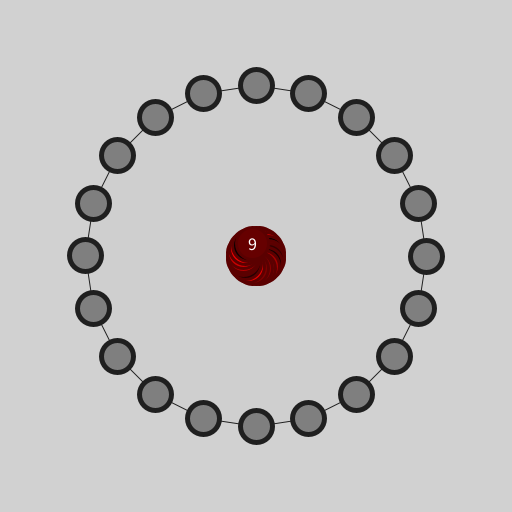
Frame 1 (no input)
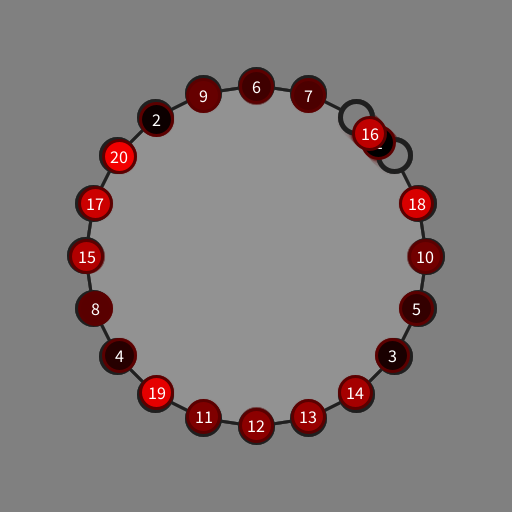
Frame 60 (the mouse pressed at the canvas centre just before this capture)
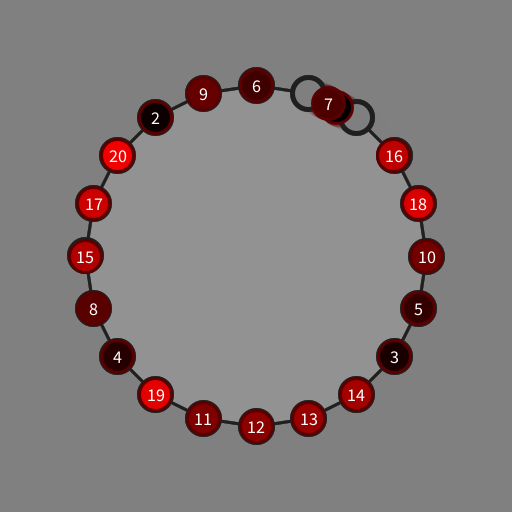
Frame 120 (the mouse held since frame 60 and released just before this capture)

The Processing sketch that drew these frames (run headless with seeded random() and noise(); from frame 60 on, the mouse is pressed at the canvas centre):

// Processing sketch: ANI2012A20_BubbleSort
// ── ANI2012A20_BubbleSort.pde
// ANI2012A20_BubbleSort.pde
// Animation d'un algorithme de tri à bulles qui opère sur une liste de 12 éléments numériques animés en cercle.

import java.util.Collections; // librairie java qui contient la fonction 'shuffle'

// classe de type Ball
class Ball
{
  float positionX;
  float positionY;

  float targetX;
  float targetY;

  int value;

  Ball(float x, float y, int v)
  {
    positionX = x;
    positionY = y;
    value = v;
  }

  void target(float x, float y)
  {
    targetX = x;
    targetY = y;
  }

  void update()
  {
    // converger vers la position de destination
    positionX = positionX + (targetX - positionX) * speed;
    positionY = positionY + (targetY - positionY) * speed;
  }

  void render()
  {
    fill(255.0f / count * (value - 1), 0, 0);
    stroke(91, 0, 0);
    strokeWeight(3);
    ellipse(positionX, positionY, 32, 32);

    fill(255);
    textSize(18);
    text(value, positionX, positionY);
  }
}

// paramètres
int count = 20;
float speed = 0.075f;
float threshold = 1.0f;

// variables
int index;

float centerX;
float centerY;

float angle;
float offset;

float radius;

float timeElapsed;
float timeDelay;
float timeFrame;

ArrayList<Ball> list;

float[][] anchors;

Ball ball;

void setup()
{
  size(512, 512);
  frameRate(60);
  background(255);
  ellipseMode(CENTER);
  textAlign(CENTER, CENTER);

  timeElapsed = 0;
  timeDelay = 0;
  timeFrame = 0;

  // taille relative au canevas
  radius = height / 3.0f;

  // calculer l'angle qui sépare chaque sommet du polygone
  offset = radians(360.0f / count);

  // ramener en haut l'origine de l'angle de rotation autour du cercle
  angle = -PI / 2.0f;

  // calculer la position du centre du polygone
  centerX = width / 2.0f;
  centerY = height / 2.0f;

  // instancier une liste de balles
  list = new ArrayList<Ball>();

  // tableau à deux dimensions contenant les positions x et y des points d'ancrage
  anchors = new float[count][2];

  // calculer les positions x et y des points d'ancrage et les stocker dans le tableau
  for (index = 0; index < count; ++index)
  {
    // calculer la position du point d'ancrage
    anchors[index][0] = centerX + cos(angle) * radius;
    anchors[index][1] = centerY + sin(angle) * radius;

    // incrémenter l'angle pour la prochaine balle
    angle += offset;
  }

  // génération des balles
  for (index = 0; index < count; ++index)
  {
    // instanciation d'une nouvelle balle
    ball = new Ball(centerX, centerY, index + 1);

    // assigner le point d'ancrage correspondant à sa position
    ball.target(anchors[index][0], anchors[index][1]);

    // ajouter la balle à la liste
    list.add(ball);
  }

  // mélanger les balles de la liste
  randomize();
}

void draw()
{
  timeElapsed = (millis() - timeFrame) / 1000.0f;
  timeDelay += timeElapsed;
  timeFrame = millis();

  // estompement progressif du frame précédent
  noStroke();
  fade(92);

  // dessiner un polygone dont chaque sommet est à un des points d'ancrage
  stroke(32);
  fill(192,32);
  beginShape();
  for (index = 0; index < count; ++index)
    vertex(anchors[index][0], anchors[index][1]);
  endShape(CLOSE);

  // dessiner une ellipse grisée à chaque point d'ancrage
  for (index = 0; index < count; ++index)
  {
    fill(127, 127, 127);
    stroke(31);
    strokeWeight(5);
    ellipse(anchors[index][0], anchors[index][1], 32, 32);
  }

  // mise à jour et rendu de chaque balle
  for (index = 0; index < list.size(); ++index)
  {
    ball = list.get(index);
    ball.update();
    ball.render();
  }

  // déclencher périodiquement une itération de l'algorithme de tri
  if (timeDelay > threshold)
  {
    bubbleSort();

    timeDelay -= threshold;
  }
}

// fonction qui permet de mélanger les balles de la liste
void randomize()
{
  // invoquer la fonction utilitaire qui permet de mélanger une collection
  Collections.shuffle(list);

  // faire correspondre les points d'ancrage aux nouvelles positions dans la liste
  for (index = 0; index < count; ++index)
  {
    list.get(index).targetX = anchors[index][0];
    list.get(index).targetY = anchors[index][1];
  }
}

// fonction qui implémente l'algorithme de tri à bulles
void bubbleSort()
{
  Ball temp;

  for (index=0;  index < list.size() - 1;  ++index)
  {
    if (list.get(index).value > list.get(index + 1).value)
    {
      // interchanger les deux balles (swap)
      temp = list.get(index);

      list.set(index, list.get(index + 1));
      list.get(index).targetX = anchors[index][0];
      list.get(index).targetY = anchors[index][1];

      list.set(index + 1, temp);
      list.get(index + 1).targetX = anchors[index + 1][0];
      list.get(index + 1).targetY = anchors[index + 1][1];

      println("swap ball " + index +" and " + (index + 1));

      return; // <- afin de faire qu'une seule étape de tri par appel de fonction, pour permettre de voir l'animation de l'algorithme
    }
  }

  // si ce code est exécuté, c'est que la liste est maintenant triée.
  println("array is now sorted");

  // mélanger les balles à nouveau et recommencer l'animation
  randomize();
}

void fade(float decay)
{
  fill(127, decay);
  rect(0, 0, width, height);
}

void keyReleased()
{
  if (key == ' ')
    randomize();
  if (key == 'b')
    bubbleSort();
}
